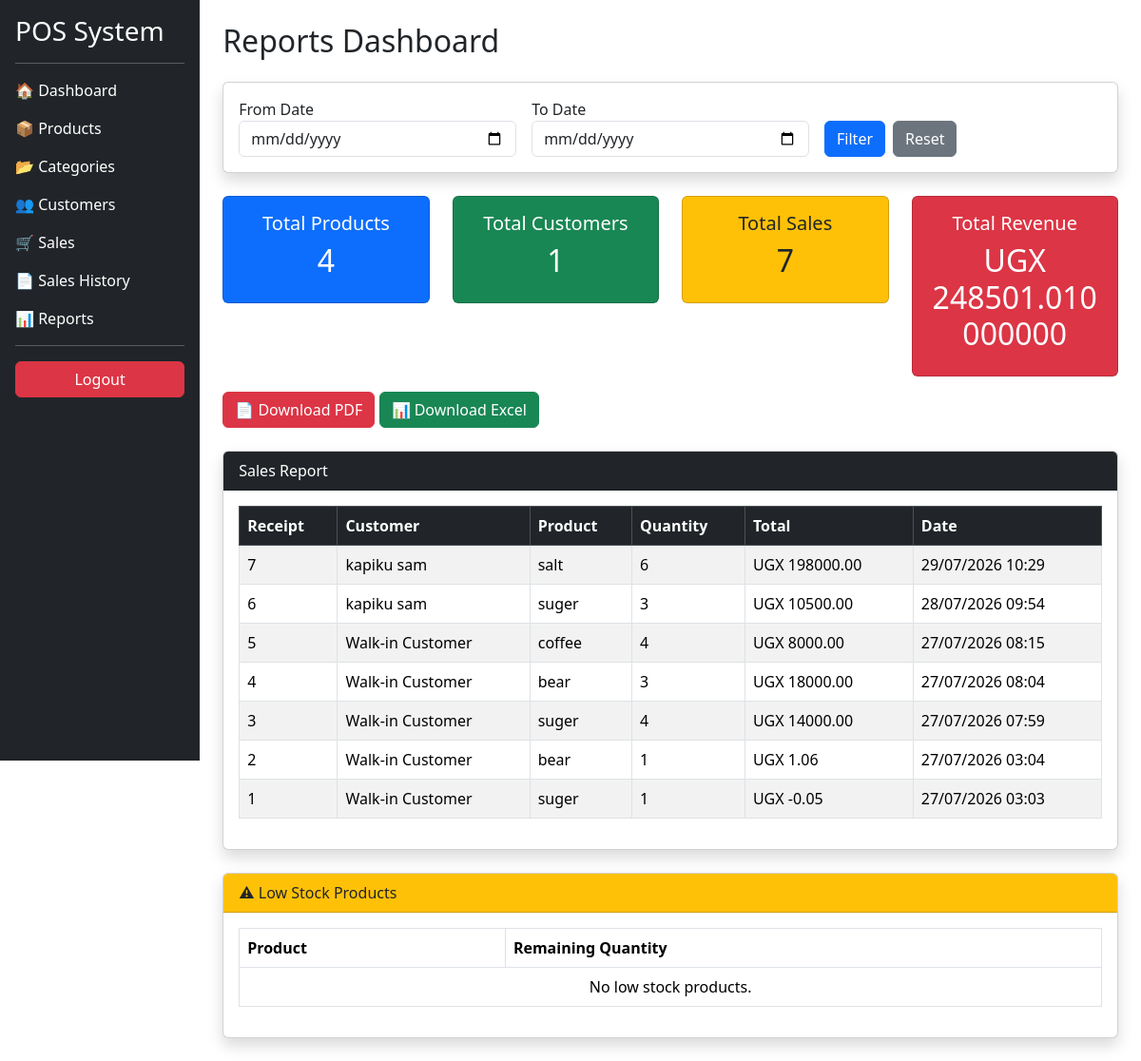
The page /reports/ on the database its author committed.
### sales/models.py (models this page shows, shortened)
class Sale(models.Model):
    customer = models.ForeignKey(
        Customer,
        on_delete=models.SET_NULL,
        null=True,
        blank=True
    )
    product = models.ForeignKey(
        Product,
        on_delete=models.CASCADE
    )
    quantity = models.IntegerField()
    total_price = models.DecimalField(
        max_digits=10,
        decimal_places=2
    )
    profit = models.DecimalField(
        max_digits=10,
        decimal_places=2,
        default=0
    )
    sale_date = models.DateTimeField(
        auto_now_add=True
    )

### customers/models.py (models this page shows, shortened)
class Customer(models.Model):
    full_name = models.CharField(max_length=100)
    phone = models.CharField(max_length=20)
    email = models.EmailField(blank=True, null=True)
    address = models.TextField(blank=True, null=True)
    created_at = models.DateTimeField(auto_now_add=True)

### products/models.py (models this page shows, shortened)
class Product(models.Model):
    product_name = models.CharField(max_length=100)
    category = models.ForeignKey(
        Category,
        on_delete=models.CASCADE
    )
    price = models.DecimalField(
        max_digits=10,
        decimal_places=2
    )
    cost_price = models.DecimalField(
    max_digits=10,
    decimal_places=2,
    default=0
    )
    quantity = models.IntegerField()
    created_at = models.DateTimeField(
        auto_now_add=True
    )

### sales/views.py (the view)
def reports(request):
    sales = Sale.objects.all().order_by("-sale_date")
    from_date = request.GET.get("from_date")
    to_date = request.GET.get("to_date")
    if from_date:
        sales = sales.filter(sale_date__date__gte=from_date)
    if to_date:
        sales = sales.filter(sale_date__date__lte=to_date)
    total_sales = sales.count()
    total_revenue = (
        sales.aggregate(
            Sum("total_price")
        )["total_price__sum"] or 0
    )
    total_profit = (
        sales.aggregate(
        Sum("profit")
       )["profit__sum"] or 0
    )
    total_products = Product.objects.count()
    total_customers = Customer.objects.count()
    low_stock = Product.objects.filter(quantity__lt=5)
    return render(
        request,
        "reports.html",
        {
            "sales": sales,
            "from_date": from_date,
            "to_date": to_date,
            "total_sales": total_sales,
            "total_revenue": total_revenue,
            "total_products": total_products,
            "total_customers": total_customers,
            "low_stock": low_stock,
            "total_profit": total_profit,
        }
    )

### templates/reports.html
{% extends "base.html" %}
{% block content %}
<h2 class="mb-4">Reports Dashboard</h2>
<div class="card shadow mb-4">
    <div class="card-body">
        <form method="GET" class="row g-3">
            <div class="col-md-4">
                <label>From Date</label>
                <input
                    type="date"
                    name="from_date"
                    value="{{ from_date }}"
                    class="form-control">
            </div>
            <div class="col-md-4">
                <label>To Date</label>
                <input
                    type="date"
                    name="to_date"
                    value="{{ to_date }}"
                    class="form-control">
            </div>
            <div class="col-md-4 d-flex align-items-end">
                <button class="btn btn-primary me-2">
                    Filter
                </button>
                <a href="{% url 'reports' %}" class="btn btn-secondary">
                    Reset
                </a>
            </div>
        </form>
    </div>
</div>
<div class="row">
    <div class="col-md-3">
        <div class="card bg-primary text-white mb-3">
            <div class="card-body text-center">
                <h5>Total Products</h5>
                <h2>{{ total_products }}</h2>
            </div>
        </div>
    </div>
    <div class="col-md-3">
        <div class="card bg-success text-white mb-3">
            <div class="card-body text-center">
                <h5>Total Customers</h5>
                <h2>{{ total_customers }}</h2>
            </div>
        </div>
    </div>
    <div class="col-md-3">
        <div class="card bg-warning text-dark mb-3">
            <div class="card-body text-center">
                <h5>Total Sales</h5>
                <h2>{{ total_sales }}</h2>
            </div>
        </div>
    </div>
    <div class="col-md-3">
        <div class="card bg-danger text-white mb-3">
            <div class="card-body text-center">
                <h5>Total Revenue</h5>
                <h2>UGX {{ total_revenue }}</h2>
            </div>
        </div>
    </div>
</div>
<div class="mb-4">
  <a href="{% url 'sales_pdf' %}{% if from_date %}?from_date={{ from_date }}&to_date={{ to_date }}{% endif %}"
      class="btn btn-danger">
       📄 Download PDF
  </a>
  <a href="{% url 'sales_excel' %}{% if from_date %}?from_date={{ from_date }}&to_date={{ to_date }}{% endif %}"
      class="btn btn-success">
       📊 Download Excel
  </a>
</div>
<div class="card shadow mb-4">
    <div class="card-header bg-dark text-white">
        Sales Report
    </div>
    <div class="card-body">
        <table class="table table-bordered table-striped">
            <thead class="table-dark">
                <tr>
                    <th>Receipt</th>
                    <th>Customer</th>
                    <th>Product</th>
                    <th>Quantity</th>
                    <th>Total</th>
                    <th>Date</th>
                </tr>
            </thead>
            <tbody>
            {% for sale in sales %}
                <tr>
                    <td>{{ sale.id }}</td>
                    <td>
                        {% if sale.customer %}
                            {{ sale.customer.full_name }}
                        {% else %}
                            Walk-in Customer
                        {% endif %}
                    </td>
                    <td>{{ sale.product.product_name }}</td>
                    <td>{{ sale.quantity }}</td>
                    <td>UGX {{ sale.total_price }}</td>
                    <td>{{ sale.sale_date|date:"d/m/Y H:i" }}</td>
                </tr>
            {% empty %}
                <tr>
                    <td colspan="6" class="text-center">
                        No sales found.
                    </td>
                </tr>
            {% endfor %}
            </tbody>
        </table>
    </div>
</div>
<div class="card shadow">
    <div class="card-header bg-warning">
        ⚠ Low Stock Products
    </div>
    <div class="card-body">
        <table class="table table-bordered">
            <thead>
                <tr>
                    <th>Product</th>
                    <th>Remaining Quantity</th>
                </tr>
            </thead>
            <tbody>
            {% for product in low_stock %}
                <tr>
                    <td>{{ product.product_name }}</td>
                    <td>{{ product.quantity }}</td>
                </tr>
            {% empty %}
                <tr>
                    <td colspan="2" class="text-center">
                        No low stock products.
                    </td>
                </tr>
            {% endfor %}
            </tbody>
        </table>
    </div>
</div>
{% endblock %}

### rows shown on the page
Sale: id "7", customer.full_name "kapiku sam", product.product_name "salt", quantity "6", total_price "198000.00", sale_date "29/07/2026 10:29"
Sale: id "6", customer.full_name "kapiku sam", product.product_name "suger", quantity "3", total_price "10500.00", sale_date "28/07/2026 09:54"
Sale: id "5", shows "Walk-in Customer", product.product_name "coffee", quantity "4", total_price "8000.00", sale_date "27/07/2026 08:15"
Sale: id "4", shows "Walk-in Customer", product.product_name "bear", quantity "3", total_price "18000.00", sale_date "27/07/2026 08:04"
Sale: id "3", shows "Walk-in Customer", product.product_name "suger", quantity "4", total_price "14000.00", sale_date "27/07/2026 07:59"
Sale: id "2", shows "Walk-in Customer", product.product_name "bear", quantity "1", total_price "1.06", sale_date "27/07/2026 03:04"
Sale: id "1", shows "Walk-in Customer", product.product_name "suger", quantity "1", total_price "-0.05", sale_date "27/07/2026 03:03"

### other values the page prints
{{ total_products }} "4"
{{ total_customers }} "1"
{{ total_sales }} "7"
{{ total_revenue }} "248501.010000000"
